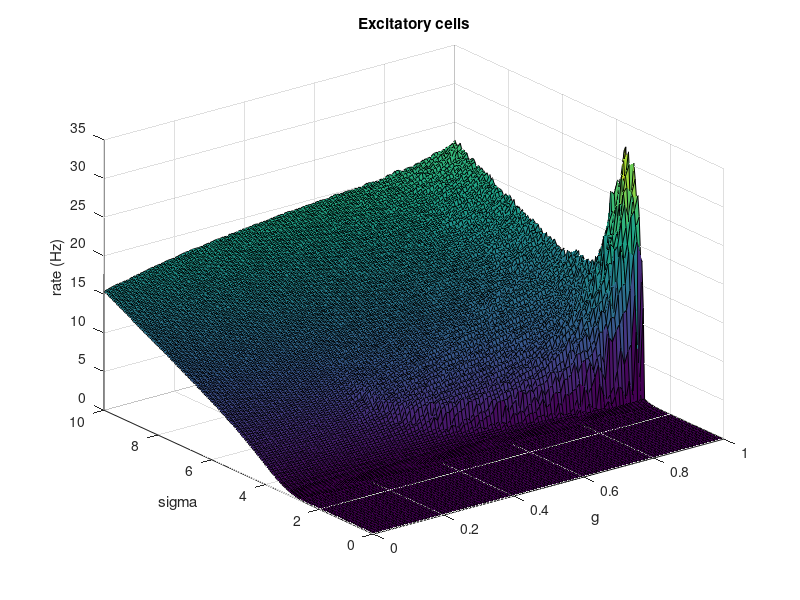
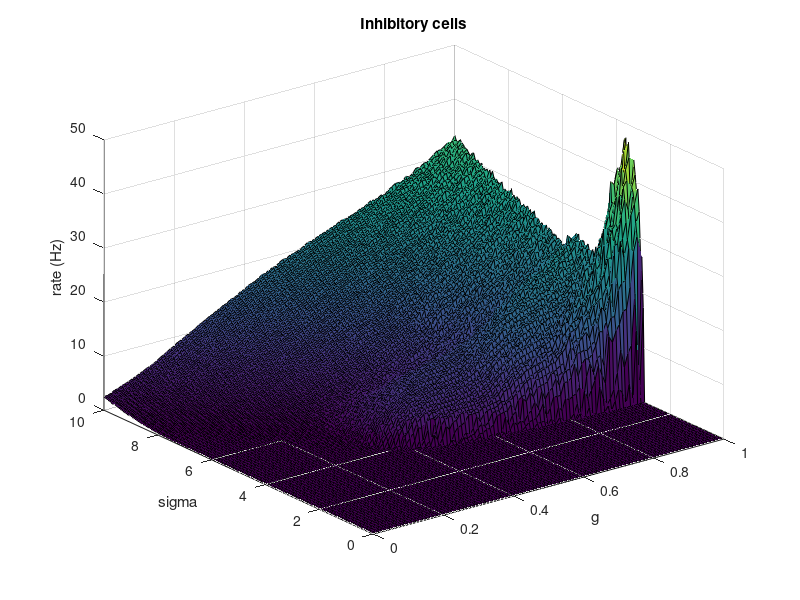
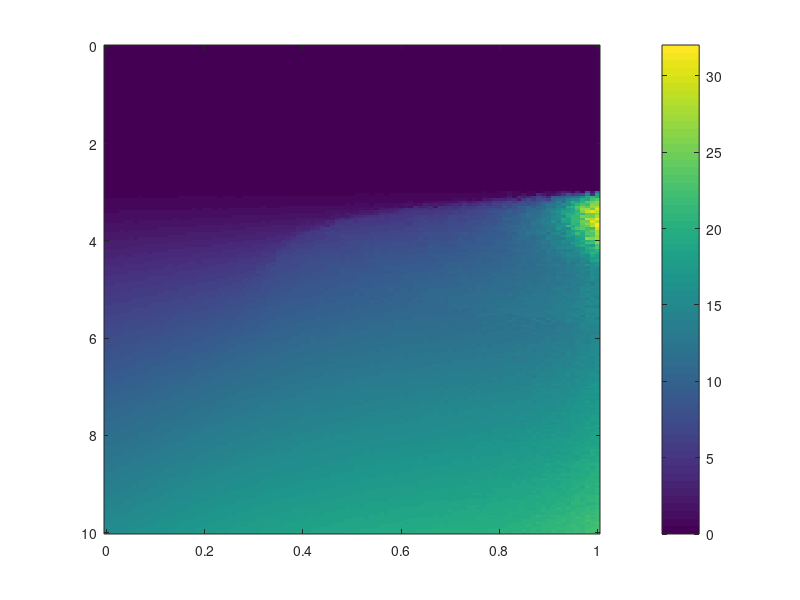

Here is the MATLAB script that generated these plots, in order: (Note: this script raises an error after producing the figures.)
%% This codes enable us to read average firing rates of (Inh, Exc) cells in g_sigma phase diagram 

load("./HighResolutionWorkSpaceData2.mat", 'i_rates', 'e_rates', 'g', 'sigma');

g_max = 1;
sigma_max = 10;

g_max = find(g == g_max);
sigma_max = find(sigma == sigma_max);

data1 = transpose(e_rates(1:g_max, 1:sigma_max)); 
data2 = transpose(i_rates(1:g_max, 1:sigma_max));

% Define custom x and y axis values
x_values = g(1:g_max); % Replace with your actual x axis values
y_values = sigma(1:sigma_max); % Replace with your actual y axis values



%%%%%%%%%%%%%%%%%%%%%%%%%%%%%%%%%%%%%%%%%%%%%%%%%%%%%%%%%%%%%%%%%%%%%%%%%%%%%%%%%%%%%%%%%%%%%%%%%%%%%%%%%%%%
% plot 3D surf of rates Vs. g-sigma plane

figure('Name', 'Excitatory cells firing rates');
surf(x_values, y_values, data1);
xlabel('g');
ylabel('sigma');
zlabel('rate (Hz)');
title('Excitatory cells');

figure('Name', 'Inhibitory cells firing rates');
surf(x_values, y_values, data2);
xlabel('g');
ylabel('sigma');
zlabel('rate (Hz)');
title('Inhibitory cells');

%%%%%%%%%%%%%%%%%%%%%%%%%%%%%%%%%%%%%%%%%%%%%%%%%%%%%%%%%%%%%%%%%%%%%%%%%%%%%%%%%%%%%%%%%%%%%%%%%%%%%%%%%%%%
% Plot heatmap with custom axis values
figure('Name', 'Excitatory cells firing rates');
imagesc(x_values, y_values, data1);
c = colorbar; % Adds a colorbar to indicate the scale
c.Label.String = 'Hz';
set(gca,'YDir','normal') % Keeps the Y-axis direction normal
% Labeling the axes
xlabel('g');
ylabel('sigma');
title('Excitatory cells')

% Enable data cursor mode
dcm_obj = datacursormode(gcf);
set(dcm_obj,'Enable','on'); % Explicitly enable data cursor mode
% Set the custom update function with an anonymous function
set(dcm_obj, 'UpdateFcn', @(src, event)myupdatefcn(src, event, data1, g, sigma));

%%%%%%%%%%%%%%%%%%%%%%%%%%%%%%%%%%%%%%%%%%%%%%%%%%%%%%%%%%%%%%%%%%%%%%%%%%%%%%%%%%%%%%%%%%%%%%%%%%%%%%%%%%%%
figure('Name', 'Inhibitory cells firing rates');
imagesc(x_values, y_values, data2);
c = colorbar; % Adds a colorbar to indicate the scale
c.Label.String = 'Hz';
set(gca,'YDir','normal') % Keeps the Y-axis direction normal
% Labeling the axes
xlabel('g');
ylabel('sigma');
title('Inhibitory cells')

% Enable data cursor mode
dcm_obj = datacursormode(gcf);
set(dcm_obj,'Enable','on'); % Explicitly enable data cursor mode
% Set the custom update function with an anonymous function
set(dcm_obj, 'UpdateFcn', @(src, event)myupdatefcn(src, event, data2, g, sigma));
%%%%%%%%%%%%%%%%%%%%%%%%%%%%%%%%%%%%%%%%%%%%%%%%%%%%%%%%%%%%%%%%%%%%%%%%%%%%%%%%%%%%%%%%%%%%%%%%%%%%%%%%%%%%

% Define the custom update function as a local function
function txt = myupdatefcn(~, event_obj, data, x, y)
    pos = get(event_obj, 'Position'); % Get the position of the data cursor
    

    dataValue = data(abs(y - pos(2)) < 0.0001, abs(x - pos(1)) < 0.0001); % Extract the data value at the cursor's position
    
   % Create the tooltip text
    txt = {['g: ', num2str(pos(1))], ...
           ['sigma: ', num2str(pos(2))], ...
           ['Value: ', num2str(dataValue, '%.4f')]}; % Display value with 4 decimal places
end
